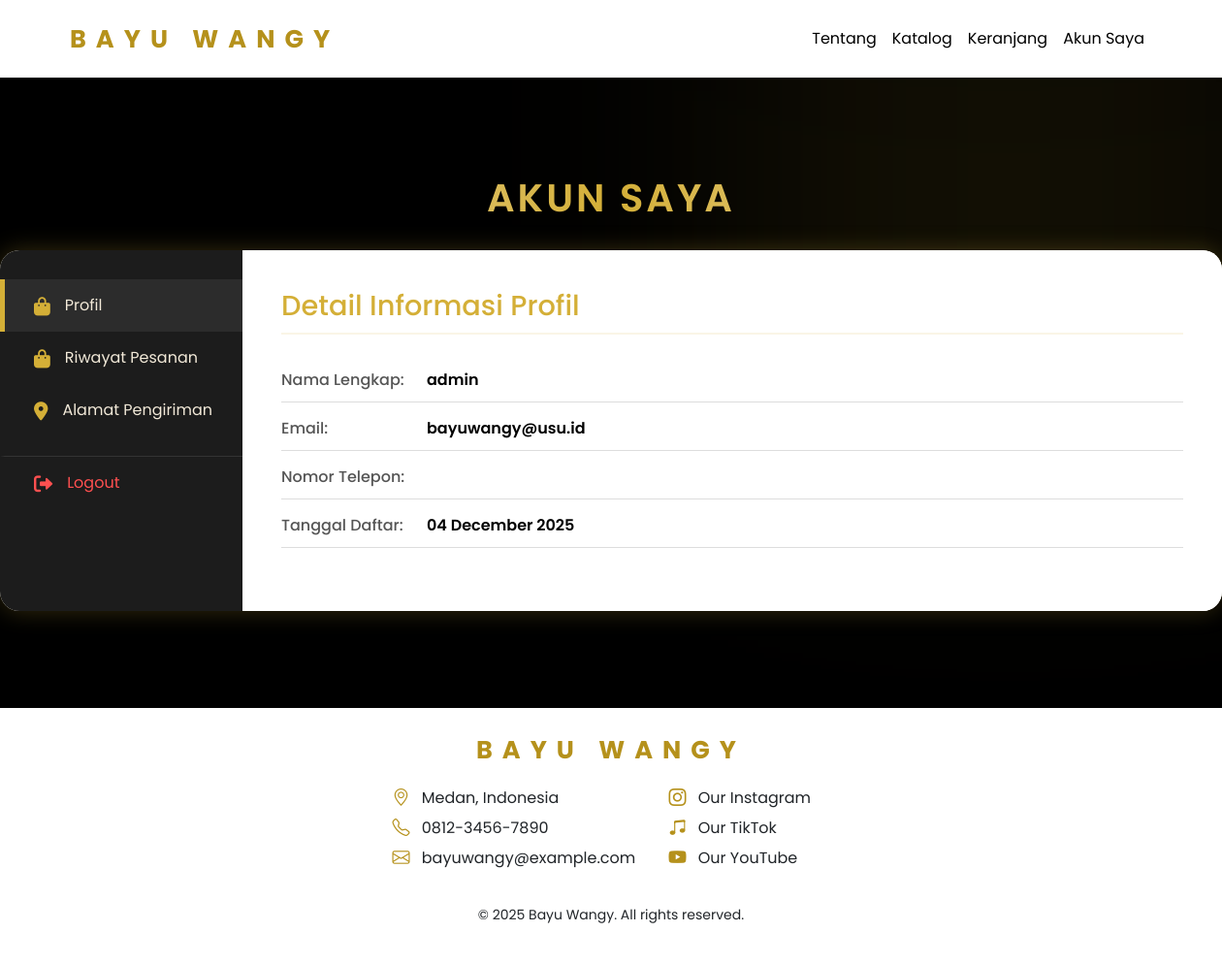
/akun.php (signed in), run on the app's committed database.
### tables this page shows
CREATE TABLE `users` (
  `id_user` int(11) NOT NULL,
  `nama` varchar(100) NOT NULL,
  `email` varchar(100) NOT NULL,
  `password` varchar(100) NOT NULL,
  `telepon` varchar(20) DEFAULT NULL,
  `tanggal_daftar` datetime DEFAULT current_timestamp(),
  `role` varchar(50) NOT NULL DEFAULT 'customer'
);

### akun.php (the view, shortened to what this page needs)
<?php
require 'conn.php';
$id_user = $_SESSION['id_user'];
$sql = "SELECT nama, email, telepon, tanggal_daftar FROM users WHERE id_user = ?";
$stmt = $conn->prepare($sql);
$stmt->bind_param("i", $id_user);
$stmt->execute();
$result = $stmt->get_result();
$user = $result->fetch_assoc();
?>
<!DOCTYPE html>
<html lang="id">
<head>
    <link rel="stylesheet" href="bootstrap/css/bootstrap.css">
    <link rel="stylesheet" href="css/akun.css">
    <link rel="stylesheet" href="css/navbar.css">
    <link rel="stylesheet" href="css/styleee.css">
    <link rel="stylesheet" href="https://cdnjs.cloudflare.com/ajax/libs/font-awesome/6.0.0-beta3/css/all.min.css">
    <link rel="stylesheet" href="https://cdn.jsdelivr.net/npm/bootstrap-icons@1.11.3/font/bootstrap-icons.css">
</head>
<body class="account-page">
        <?php include 'navbar.php'; ?>
    <div class="akun-container">
        <h1 class="title">Akun Saya</h1>
        <div class="account-dashboard">
            <aside class="sidebar">
                <nav class="account-nav">
                    <a href="riwayat.php" class="nnav-item active">
                        <i class="fas fa-shopping-bag"></i> Profil
                    </a>
                    <a href="riwayat.php" class="nnav-item">
                        <i class="fas fa-shopping-bag"></i> Riwayat Pesanan
                    </a>
                    <a href="alamat.php" class="nnav-item">
                        <i class="fas fa-map-marker-alt"></i> Alamat Pengiriman
                    </a>
                    <a href="logout.php" class="nnav-item logout">
                        <i class="fas fa-sign-out-alt"></i> Logout
                    </a>
                </nav>
            </aside>
            <main class="content-area">
                <section class="profile-section">
                    <h2 class="section-title">Detail Informasi Profil</h2>
                    <div class="profile-info-card">
                        <div class="info-group">
                            <span class="info-label">Nama Lengkap:</span>
                            <span class="info-value"><?= htmlspecialchars($user['nama']); ?></span>
                        </div>
                        <div class="info-group">
                            <span class="info-label">Email:</span>
                            <span class="info-value"><?= htmlspecialchars($user['email']); ?></span>
                        </div>
                        <div class="info-group">
                            <span class="info-label">Nomor Telepon:</span>
                            <span class="info-value"><?= htmlspecialchars($user['telepon']); ?></span>
                        </div>
                        <div class="info-group">
                            <span class="info-label">Tanggal Daftar:</span>
                            <span class="info-value"><?= date('d F Y', strtotime($user['tanggal_daftar'])); ?></span>
                        </div>
                    </div>
                </section>
            </main>
        </div>
    </div>
    <?php include 'footer.php'; ?>
</body>
</html>

### css/akun.css (style rules this page uses)
* { margin: 0; padding: 0; box-sizing: border-box; font-family: 'Poppins', sans-serif; }
body { background: #000000; min-height: 100vh; height: auto; color: #ffffff; overflow-x: hidden; }
body::before { content: ""; position: absolute; width: 550px; height: 550px; background: #D4AF3715; filter: blur(130px); top: -80px; right: -50px; z-index: -1; }
.title { text-align: center; margin-bottom: 30px; font-size: 40px; font-weight: 600; letter-spacing: 3px; text-transform: uppercase; background: linear-gradient(90deg, #f2e9d8, #D4AF37, #f2e9d8); color: transparent; -webkit-background-clip: text; background-clip: text; }
.akun-container { margin: 100px auto; }
.account-dashboard { display: flex; max-width: 1400px; margin: 0 auto; background: #ffffff; border-radius: 20px; overflow: hidden; box-shadow: 0 0 25px rgba(212, 175, 55, 0.25), inset 0 0 12px rgba(212, 175, 55, 0.15); }
.sidebar { flex: 0 0 250px; background: #1c1c1c; padding: 30px 0; color: #f2e9d8; }
.account-nav { display: flex; flex-direction: column; }
.nnav-item { display: flex; align-items: center; padding: 15px 30px; text-decoration: none; color: #f2e9d8; font-size: 1em; border-left: 5px solid transparent; transition: 0.2s; }
.nnav-item i { margin-right: 15px; font-size: 1.2em; color: #D4AF37; }
.nnav-item.active { border-left-color: #D4AF37; background-color: #2c2c2c; font-weight: 400; }
.nnav-item.logout { margin-top: 20px; border-top: 1px solid #333333; color: #ff5050; }
.nnav-item.logout i { color: #ff5050; }
.content-area { flex-grow: 1; padding: 40px; background: #ffffff; color: #000000; }
.section-title { color: #D4AF37; font-size: 1.8em; margin-bottom: 25px; border-bottom: 2px solid #D4AF3720; padding-bottom: 10px; }
.profile-info-card { padding: 10px 0; }
.info-group { display: flex; margin-bottom: 15px; padding-bottom: 10px; border-bottom: 1px solid #dddddd; }
.info-label { flex: 0 0 150px; font-weight: 500; color: #555555; }
.info-value { flex-grow: 1; font-weight: 600; color: #000000; }

### css/styleee.css (style rules this page uses)
body { font-family: 'Poppins', sans-serif; }

### data on the page
users: nama "admin", email "bayuwangy@usu.id", tanggal_daftar "04 December 2025"
